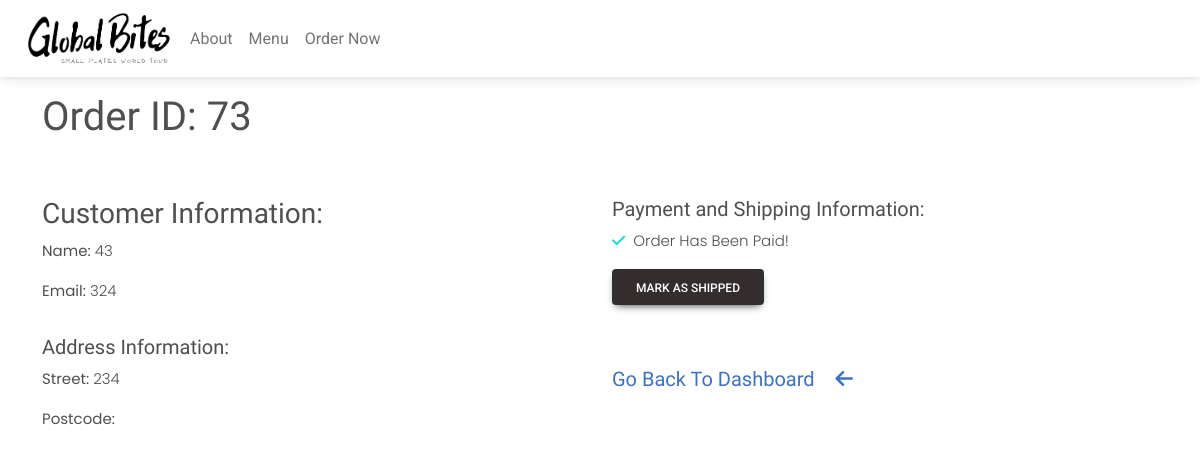
The app's page /globalbites/orders/73/ (signed in), older data.
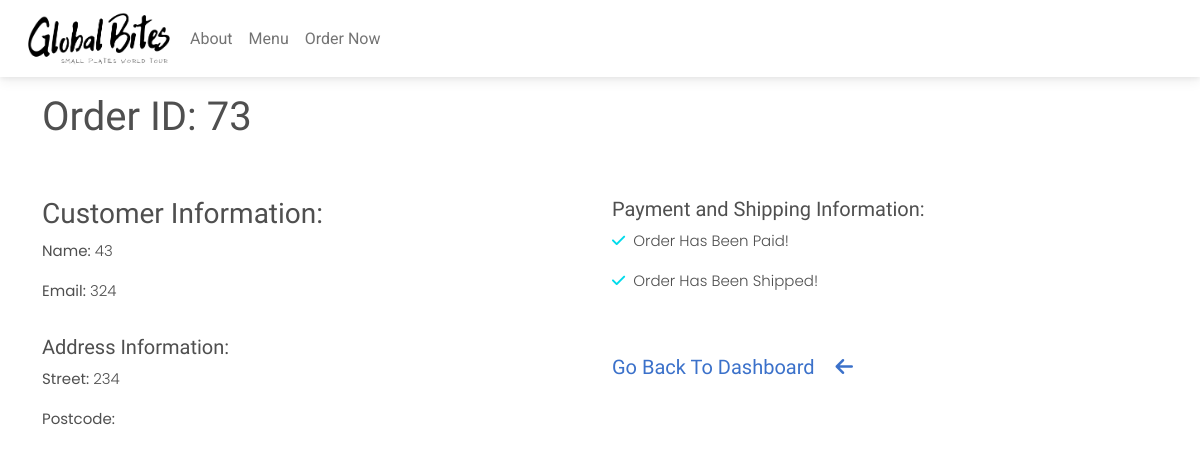
The same page, newer data.
### customer/models.py (models this page shows, shortened)
class OrderModel(models.Model):
    created_on = models.DateTimeField(auto_now_add=True)
    price = models.DecimalField(max_digits=7, decimal_places=2)
    items = models.ManyToManyField('MenuItem', related_name='order', blank=True)
    name = models.CharField(max_length=50, blank=True)
    email = models.CharField(max_length=50, blank=True)
    street = models.CharField(max_length=50, blank=True)
    city = models.CharField(max_length=50, blank=True)
    state = models.CharField(max_length=15, blank=True, null=True)
    zip_code = models.IntegerField(blank=True, null=True)
    is_paid = models.BooleanField(default=False)
    is_shipped = models.BooleanField(default=False)

### globalbites/views.py (the view, shortened to what this page needs)
# urls.py: path('orders/<int:pk>/', OrderDetails.as_view(), name='order-details'),
class OrderDetails(LoginRequiredMixin, UserPassesTestMixin, View):
    def get(self, request, pk, *args, **kwargs):
        order = OrderModel.objects.get(pk=pk)
        context = {
            'order': order
        }
        return render(request, 'globalbites/order-details.html', context)
    def test_func(self):
        return self.request.user.groups.filter(name='Staff').exists()

### globalbites/templates/globalbites/order-details.html (shortened to what this page needs)
{% extends 'globalbites/base.html' %}
{% block content %}
<div class='container'>
    <div class='row'>
        <div class='col-md-6 col-sm-12 mt-3'>
            <h1>Order ID: {{ order.pk }}</h1>
        </div>
    </div>
    <div class='row'>
        <div class='col-md-6 col-sm-12 mt-5'>
            <h3>Customer Information:</h3>
            <p><span style='font-weight:400;'>Name:</span> {{ order.name }}</p>
            <p><span style='font-weight:400;'>Email:</span> {{ order.email }}</p>
            <h5 class='pt-3'>Address Information:</h5>
            <p><span style='font-weight:400;'>Street:</span> {{ order.street }}</p>
            <p><span style='font-weight:400;'>Postcode:</span> {{ order.postcode }}</p>
        </div>
        <div class='col-md-6 col-sm-12 mt-5'>
            <h5>Payment and Shipping Information:</h5>
            {% if order.is_paid %}
                <p><i style='color: rgb(0, 219, 235);' class='fas fa-check'></i><span class='ps-2'>Order Has Been Paid!</span></p>
            {% else %}
                <p><i style='color: rgb(253, 173, 0);'></i><span class='ps-2'>Order Has NOT Been Paid!</span></p>
            {% endif %}
	        {% if order.is_shipped %}
    	        <p><i style='color: rgb(0, 219, 235);' class='fas fa-check'></i><span class='ps-2'>Order Has Been Shipped!</span></p>
        	{% else %}
                <form method='POST'>
                    <button type='submit' class='btn btn btn-dark'>Mark As Shipped</button>
                <form>
            {% endif %}
            <p>
            <a href='{% url "dashboard" %}'><h5>Go Back To Dashboard
                <i class='fa-solid fa-arrow-left ms-3 pt-5'></i></h5>
            </a>
            </p>
        </div>
    </div>
</div>
{% endblock content%}

### globalbites/templates/globalbites/base.html (shortened to what this page needs)
{% load static %}
<!DOCTYPE html>
<html lang="en">
<head>
    <link href="{% static 'customer/site.css' %}" rel="stylesheet" />
<link
href="https://cdnjs.cloudflare.com/ajax/libs/font-awesome/6.0.0/css/all.min.css"
rel="stylesheet"
/>
<link
href="https://cdnjs.cloudflare.com/ajax/libs/mdb-ui-kit/6.2.0/mdb.min.css"
rel="stylesheet"
/>
</head>
<body>
    {% include 'globalbites/navigation.html' %}
    {% block content  %}
    {% endblock content %}
</body>
</html>

### globalbites/templates/globalbites/navigation.html (shortened to what this page needs)
{% load static %}
<nav class="navbar navbar-expand-lg px-4">
    <a href="{% url 'index' %}"class="mb-3 me-2 mb-md-0 text-decoration-none">
      <img src='{% static "customer/main-logo.png"%}' width="150px" height="60px" role="img" aria-label="logo">
    </a>
<div class="collapse navbar-collapse" id="navbarNav">
<ul class="navbar-nav me-auto">
  <li class="nav-item active">
<ul class="navbar-nav me-auto">
  <ul class="navbar-nav me-auto">
      <li class="nav-item active">
          <a class="nav-link" href="{% url 'about' %}">About</a>
      </li>
      <li class="nav-item">
          <a class="nav-link" href="{% url 'menu' %}">Menu</a>
      </li>
  </ul>
  <ul class="navbar-nav">
      <li class="nav-item">
          <a class="nav-link" href="{% url 'order' %}">Order Now</a>
      </li>
  </ul>
</div>
</nav>

### customer/static/customer/site.css (style rules this page uses)
h1 { font-family: 'Josefin Sans', sans-serif; font-weight: 400; }
p { font-family: 'Poppins', sans-serif; font-weight: 300; font-size: 15px; }
h2, h3 , h4, h5 , h6 { font-family: 'Josefin Sans', sans-serif; font-weight: 200; }

Row changes from the older to the newer data that the page shows:
changed OrderModel id 73: is_shipped False → True (drawn)
Text that changed along with them:
text no longer shown: "MARK AS SHIPPED"
text now shown: "Order Has Been Shipped!"
